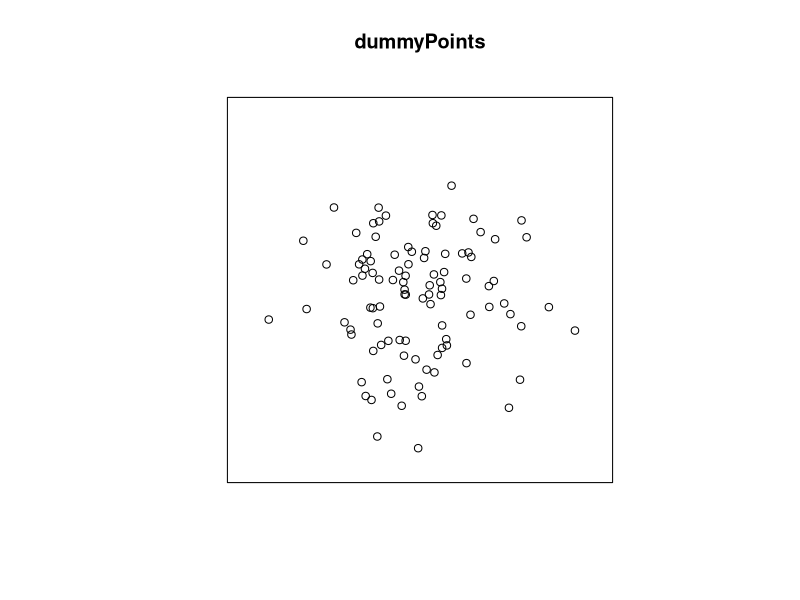

R code for this plot:
#===================================Point patterns with Ripley's K====================
#This script creates two point patterns, one clusters and one unifor and builds
#a function to compute and plot Ripley's K for each

#load spatstat,sf and ggplot

library(spatstat)
library(ggplot2)
library(sf)

#First build a clustered point pattern. We can do this simply by generating random x and y coordinates
#drawn from the same normal distribution for each (this means tha values for x and y will tend towards the mean so we can be sure of a clumped patter)

#set seed value for reproduceability
set.seed(9)
x <- rnorm(100, 100, 30)
y <- rnorm(100, 100, 30)

#create point pattern within a 200 by 200 unit square
dummyPoints <- ppp(x = x, y = y, window = square(200))

plot(dummyPoints)
points=dummyPoints

r=1:100
